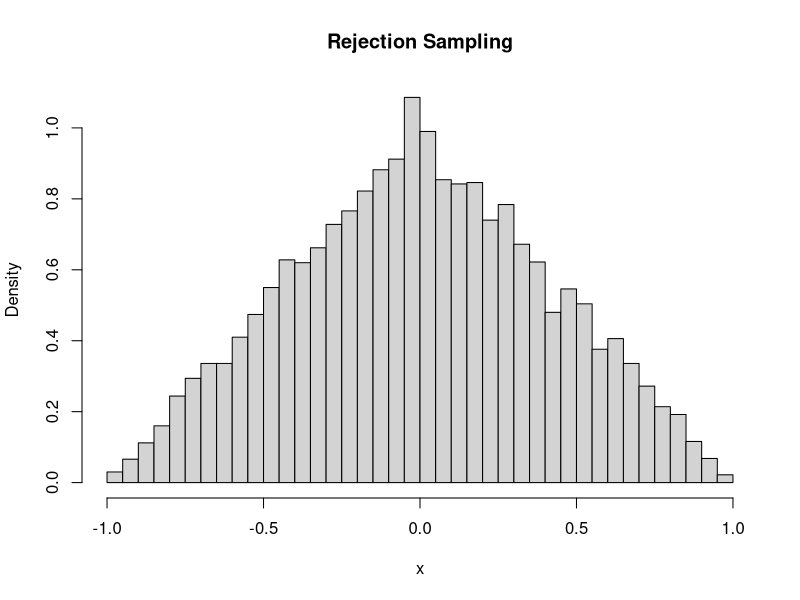
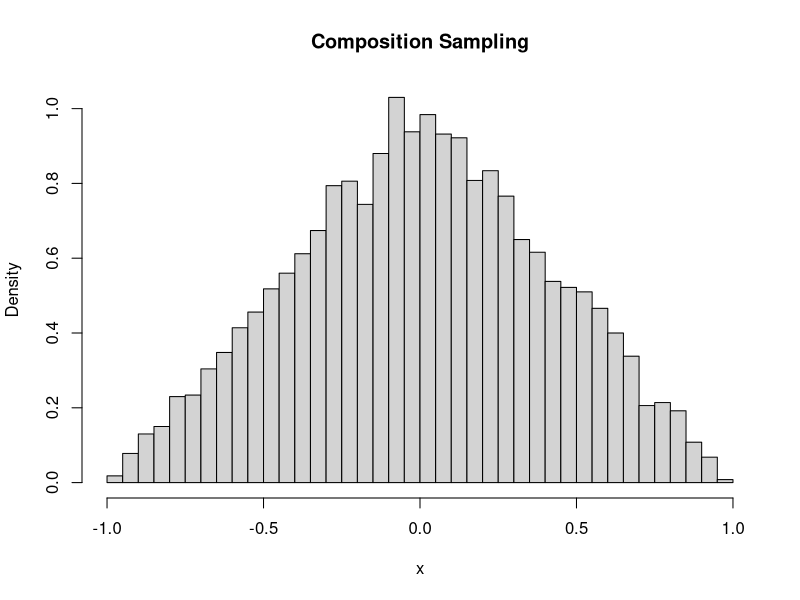
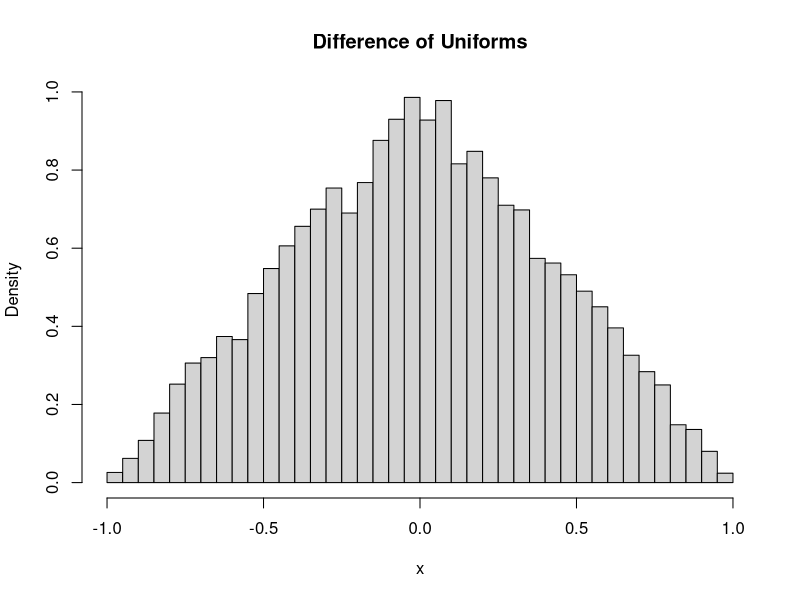

Here is the R script that generated these plots, in order:
# Question 1: Sampling triangular distribution
# Part A
# Rejection sampling
rejection_sampling <- function(n) {
  f <- function(x) {
    ifelse(x < -1 | x > 1, 0, ifelse(x <= 0, x + 1, 1 - x))
  }
  samples <- numeric(n)
  count <- 0
  while (count < n) {
    x <- runif(1, -1, 1)
    u <- runif(1)
    if (u <= f(x)) {
      count <- count + 1
      samples[count] <- x
    }
  }
  return(samples)
}
# Histogram Plot for Rejection sampling
set.seed(123)
samples_rs <- rejection_sampling(10000)
hist(samples_rs, breaks = 50, main = "Rejection Sampling", 
     xlab = "x", freq = FALSE)

# Part B
# Composition sampling
composition_sampling <- function(n) {
  generate_Y <- function(n) {
    u <- runif(n)
    return(1 - sqrt(1 - u))
  }
  samples <- numeric(n)
  for (i in 1:n) {
    if (runif(1) < 0.5) {
      samples[i] <- generate_Y(1)
    } else {
      samples[i] <- -generate_Y(1)
    }
  }
  return(samples)
}
# Histogram Plot for Composition sampling
set.seed(123)
samples_cs <- composition_sampling(10000)
hist(samples_cs, breaks = 50, main = "Composition Sampling", 
     xlab = "x", freq = FALSE)

# Part C
# Difference uniform sampling
difference_uniform_sampling <- function(n) {
  u1 <- runif(n)
  u2 <- runif(n)
  x <- u1 - u2
  return(x)
}
# Histogram Plot for Difference uniform sampling
set.seed(123)
samples_dus <- difference_uniform_sampling(10000)
hist(samples_dus, breaks = 50, main = "Difference of Uniforms", 
     xlab = "x", freq = FALSE)

# Part D
# Executing time for rejection sampling
time_rs <- system.time(rejection_sampling(10000))
cat("Rejection Sampling Time: \n")
time_rs

# Executing time for composition sampling
time_cs <- system.time(composition_sampling(10000))
cat("Composition Sampling Time: \n")
time_cs

# Executing time for difference of uniforms
time_dus <- system.time(difference_uniform_sampling(10000))
cat("Difference of Uniforms Time: \n")
time_dus

# Comparision
# 
# Rejection Sampling Time:
# user  system elapsed
# 0.00    0.00    0.11
# 
# 
# Composition Sampling Time:
# user  system elapsed
# 0.00    0.00    0.02
# 
# 
# Difference of Uniforms Time:
# user  system elapsed
# 0       0       0
# 
# Choosing the Best Method:
# Rejection Sampling is slower compared to the other methods because 
# it involvesan accept-reject step. Many proposed samples are discarded, 
# leading to inefficiencies and a longer execution time. However, it is a 
# flexible method that can be applied to more complex distributions where 
# direct sampling is difficult.
# 
# Composition Sampling is efficient and provides accurate results since 
# it relies on the inverse cumulative distribution function. However, it 
# requires prior knowledge of the inverse CDF, which may not always be easy to 
# derive for complex distributions. Once the inverse CDF is known, the method 
# is straightforward and computationally efficient.
# 
# Difference of Uniforms is the simplest and fastest method since it only 
# requires generating two independent uniform random numbers and taking their
# difference. It has minimal computational overhead and does not require any 
# accept-reject steps or knowledge of the inverse CDF, making it the preferred 
# choice for efficiency.
# 
# The difference of uniforms method is the most efficient and easiest to 
# implement. Based on execution time and simplicity, the difference of uniforms 
# method is the preferred choice for generating samples of X.

# Variance for Difference uniform sampling
variance_dus <- var(samples_dus)
variance_dus
# [1] 0.1682124
